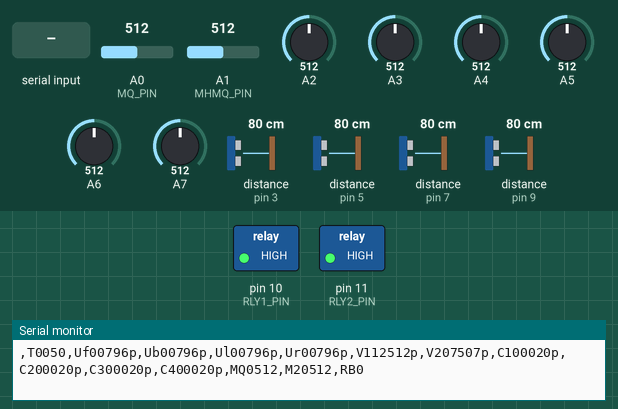
The sketch below on a simulated Arduino Nano, built with avr-gcc and run on an emulated ATmega328P. Shown: switched loads named in the sketch (green lamp = pin HIGH), the last lines printed to the serial monitor. Wiring (inferred from the names in the program): 4 × ultrasonic range finder: trigger pin 2, echo pin 3 / trigger pin 4, echo pin 5 / trigger pin 6, echo pin 7 / trigger pin 8, echo pin 9. Inputs (shaded band) come from the test bench; at power-on: A0 (MQ_PIN) = 512, A1 (MHMQ_PIN) = 512, A2 = 512, A3 = 512, A4 = 512, A5 = 512, A6 = 512, A7 = 512, distance to the obstacle (sensors on pin 3, pin 5, pin 7, pin 9) 80 cm. The echo pulse lasts 58.3 µs per cm; pins used as bus, display or sensor lines are not drawn.

Above: at 1.2 s.
1.3 s: "1" received over Serial
At 1.7 s:
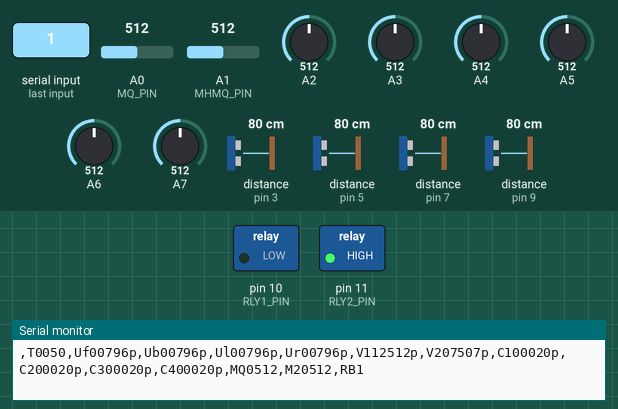
2.8 s: "3" received over Serial
At 3.9 s:
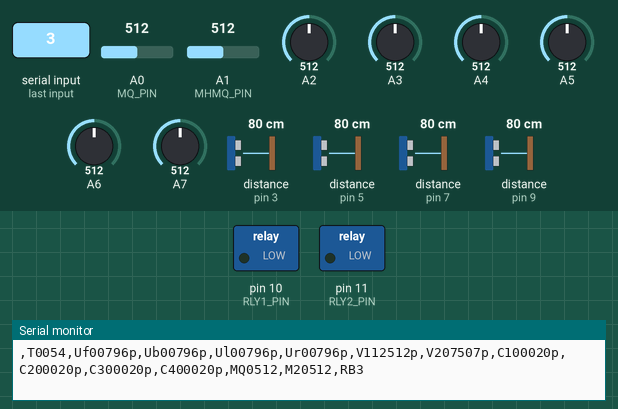
10.3 s: "2" received over Serial
At 10.9 s:
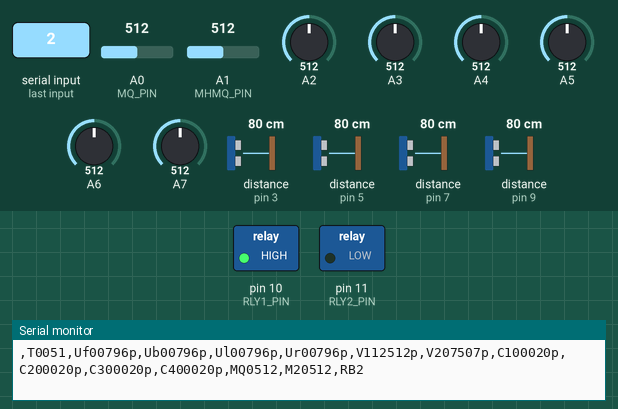
Timing chart, 0 to 13.3 s (numbered marks = the images above; inputs shaded):
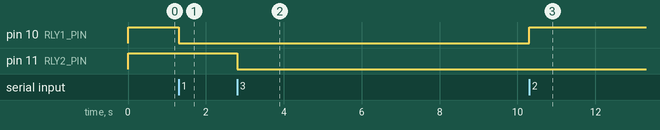

Measured:
- after the input at 1.3 s, pin 10 (RLY1_PIN): HIGH → LOW at once
- after the input at 2.8 s, pin 11 (RLY2_PIN): HIGH → LOW at once
- after the input at 10.3 s, pin 10 (RLY1_PIN): LOW → HIGH at once

The sketch:

arduino_nano_interface.ino
```cpp
// =============================================================================
// arduino_nano_interface.ino — Grace Robot Arduino Nano Interface
// =============================================================================
// Hardware:
//   US1-US4 (D2-D9)  : Ultrasonic sensors (Front, Rear, Left, Right)
//   VS1 (A6)         : 24V battery voltage divider
//   VS2 (A7)         : 19V buck converter output voltage divider
//   CS1-CS4 (A2-A5)  : ACS712 ELC-20A current sensors (100 mV/A)
//                       CS1=40V batt, CS2=24V batt, CS3=40V charger, CS4=24V charger
//   MQ  (A0)         : General gas/smoke sensor
//   MHMQ (A1)        : CO/methane gas sensor
//   R1 (D10)         : Relay — 40V charger adapter
//   R2 (D11)         : Relay — 24V charger adapter
//
// Protocol (matches esp32_interface pattern — integer-only, fixed-width):
//   Nano → ROS: ,T<4>,Uf<5><s>,Ub<5><s>,Ul<5><s>,Ur<5><s>,V1<5><s>,V2<5><s>,
//               C1<5><s>,C2<5><s>,C3<5><s>,C4<5><s>,MQ<4>,M2<4>,RB<1>\n
//     <N>  = N zero-padded digits
//     <s>  = 'p' (positive/zero) or 'n' (negative)
//
//   ROS → Nano: '0' = both off, '1' = 40V on, '2' = 24V on, '3' = both on
//
// Integer units sent on wire:
//   T   = delta time in ms (unsigned)
//   Uf/Ub/Ul/Ur = distance in tenths-of-cm (signed). -10 = no echo (= -1.0 cm)
//   V1/V2 = voltage in millivolts (signed)
//   C1-C4 = current in milliamps (signed)
//   MQ/M2 = raw ADC 0-1023 (unsigned)
//   RB    = relay bitmask 0-3 (unsigned). bit0=R1(40V), bit1=R2(24V)
//
// ROS node converts: tcm/10→cm, mV/1000→V, mA/1000→A, adc/1023→ratio
// =============================================================================

// ======================== CALIBRATION — SET THESE ========================

// Voltage divider full-scale: ADC * VREF_MV * RATIO / 1023
// For 24V with R1=30k,R2=7.5k → ratio=5 → full_scale = 5000*5 = 25000 mV
// For 19V with R1=20k,R2=10k  → ratio=3 → full_scale = 5000*3 = 15000 mV
#define VS1_FULL_SCALE_MV  25000L   // 24V battery — SET divider ratio
#define VS2_FULL_SCALE_MV  15000L   // 19V buck    — SET divider ratio

// ACS712 ELC-20A: sensitivity = 100 mV/A, zero-current output = VCC/2 = 2500 mV
// current_mA = (vout_mV - 2500) * 10
#define ACS_ZERO_MV   2500L
#define ACS_SCALE     10L    // 1000/sensitivity_mV = 1000/100 = 10

// ======================== PIN DEFINITIONS ========================

const uint8_t TRIG[] = {2, 4, 6, 8};   // Front, Rear, Left, Right
const uint8_t ECHO[] = {3, 5, 7, 9};
const uint8_t VS[]   = {A6, A7};
const uint8_t CS[]   = {A2, A3, A4, A5};
const uint8_t MQ_PIN   = A0;
const uint8_t MHMQ_PIN = A1;
const uint8_t RLY1_PIN = 10;
const uint8_t RLY2_PIN = 11;

#define RELAY_ON  LOW
#define RELAY_OFF HIGH

// ======================== TIMING ========================

#define BAUD          115200
#define INTERVAL_MS   50    // 20 Hz output

// ======================== STATE ========================

int16_t  us_tcm[4]   = {-10, -10, -10, -10};  // tenths-of-cm, -10 = no echo
uint8_t  us_idx       = 0;                      // round-robin sensor index
bool     rly1         = false;
bool     rly2         = false;
unsigned long prev_ms  = 0;
unsigned long last_ms  = 0;

// ======================== HELPERS ========================

// Append signed field: label + N zero-padded digits + 'p'/'n'
static uint8_t appendSigned(char* buf, const char* label, int32_t value, uint8_t width)
{
  uint8_t p = 0;
  while (*label) buf[p++] = *label++;

  int32_t av = value >= 0 ? value : -value;
  for (int8_t i = width - 1; i >= 0; i--) {
    buf[p + i] = '0' + (uint8_t)(av % 10);
    av /= 10;
  }
  p += width;
  buf[p++] = (value >= 0) ? 'p' : 'n';
  return p;
}

// Append unsigned field: label + N zero-padded digits
static uint8_t appendUnsigned(char* buf, const char* label, uint32_t value, uint8_t width)
{
  uint8_t p = 0;
  while (*label) buf[p++] = *label++;

  for (int8_t i = width - 1; i >= 0; i--) {
    buf[p + i] = '0' + (uint8_t)(value % 10);
    value /= 10;
  }
  p += width;
  return p;
}

// Ping one ultrasonic sensor (blocking, max 20 ms)
static int16_t pingUltrasonic(uint8_t idx)
{
  digitalWrite(TRIG[idx], LOW);
  delayMicroseconds(2);
  digitalWrite(TRIG[idx], HIGH);
  delayMicroseconds(10);
  digitalWrite(TRIG[idx], LOW);

  long dur = pulseIn(ECHO[idx], HIGH, 20000UL);
  if (dur <= 0) return -10;  // sentinel: -10 tcm = -1.0 cm

  // distance_tcm = duration_us * 1715 / 10000
  return (int16_t)((dur * 1715L) / 10000L);
}

// Read voltage in millivolts (using integer math)
static int32_t readVoltageMv(uint8_t pin, long fullScaleMv)
{
  return (long)analogRead(pin) * fullScaleMv / 1023L;
}

// Read ACS712 current in milliamps
static int32_t readCurrentMa(uint8_t pin)
{
  long vout_mv = (long)analogRead(pin) * 5000L / 1023L;
  return (vout_mv - ACS_ZERO_MV) * ACS_SCALE;
}

// ======================== SETUP ========================

void setup()
{
  Serial.begin(BAUD);

  for (uint8_t i = 0; i < 4; i++) {
    pinMode(TRIG[i], OUTPUT);
    pinMode(ECHO[i], INPUT);
    digitalWrite(TRIG[i], LOW);
  }

  pinMode(RLY1_PIN, OUTPUT);
  pinMode(RLY2_PIN, OUTPUT);
  digitalWrite(RLY1_PIN, RELAY_OFF);
  digitalWrite(RLY2_PIN, RELAY_OFF);

  Serial.println(F("========================================"));
  Serial.println(F("   Grace Arduino Nano Interface - READY"));
  Serial.println(F("   Baud: 115200  Rate: 20 Hz"));
  Serial.println(F("   Relay: 0=off 1=40V 2=24V 3=both"));
  Serial.println(F("========================================"));

  last_ms = millis();
}

// ======================== MAIN LOOP ========================

void loop()
{
  // ---- Handle relay commands ----
  while (Serial.available() > 0) {
    char cmd = Serial.read();
    switch (cmd) {
      case '0':
        rly1 = false; rly2 = false;
        digitalWrite(RLY1_PIN, RELAY_OFF);
        digitalWrite(RLY2_PIN, RELAY_OFF);
        break;
      case '1':
        rly1 = true;  rly2 = false;
        digitalWrite(RLY1_PIN, RELAY_ON);
        digitalWrite(RLY2_PIN, RELAY_OFF);
        break;
      case '2':
        rly1 = false; rly2 = true;
        digitalWrite(RLY1_PIN, RELAY_OFF);
        digitalWrite(RLY2_PIN, RELAY_ON);
        break;
      case '3':
        rly1 = true;  rly2 = true;
        digitalWrite(RLY1_PIN, RELAY_ON);
        digitalWrite(RLY2_PIN, RELAY_ON);
        break;
    }
  }

  // ---- Round-robin ultrasonic (one per cycle) ----
  us_tcm[us_idx] = pingUltrasonic(us_idx);
  us_idx = (us_idx + 1) & 0x03;

  // ---- Timed output ----
  unsigned long now = millis();
  if (now - prev_ms < INTERVAL_MS) return;

  uint32_t dt = (uint32_t)(now - last_ms);
  last_ms  = now;
  prev_ms  = now;

  // Read sensors
  int32_t v1  = readVoltageMv(VS[0], VS1_FULL_SCALE_MV);
  int32_t v2  = readVoltageMv(VS[1], VS2_FULL_SCALE_MV);
  int32_t c1  = readCurrentMa(CS[0]);
  int32_t c2  = readCurrentMa(CS[1]);
  int32_t c3  = readCurrentMa(CS[2]);
  int32_t c4  = readCurrentMa(CS[3]);
  uint16_t mq  = analogRead(MQ_PIN);
  uint16_t m2  = analogRead(MHMQ_PIN);
  uint8_t  rb  = (rly1 ? 1 : 0) | (rly2 ? 2 : 0);

  // ---- Build fixed-width machine line (115 chars + \n) ----
  char line[128];
  uint8_t p = 0;

  p += appendUnsigned(line + p, ",T",  dt, 4);
  p += appendSigned  (line + p, ",Uf", (int32_t)us_tcm[0], 5);
  p += appendSigned  (line + p, ",Ub", (int32_t)us_tcm[1], 5);
  p += appendSigned  (line + p, ",Ul", (int32_t)us_tcm[2], 5);
  p += appendSigned  (line + p, ",Ur", (int32_t)us_tcm[3], 5);
  p += appendSigned  (line + p, ",V1", v1, 5);
  p += appendSigned  (line + p, ",V2", v2, 5);
  p += appendSigned  (line + p, ",C1", c1, 5);
  p += appendSigned  (line + p, ",C2", c2, 5);
  p += appendSigned  (line + p, ",C3", c3, 5);
  p += appendSigned  (line + p, ",C4", c4, 5);
  p += appendUnsigned(line + p, ",MQ", mq, 4);
  p += appendUnsigned(line + p, ",M2", m2, 4);
  p += appendUnsigned(line + p, ",RB", rb, 1);
  line[p] = '\0';

  Serial.println(line);
}
```
